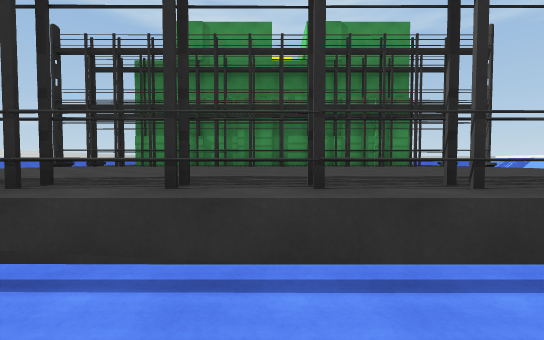
View 1 (above)

24 first-person views from a walk through a 3-D level made in the Unity game engine. The camera is 1.3 m above the floor, tilts 2° down and sees 90° across. The floor is counted in squares, 2 m on a side. Each view is taken from the middle of a square. On the plan, view 1 faces up. The plan holds only what a view shows up to about 9 squares ahead; the rest is blank. The place goes on beyond the plan. Surface patterns are stand-ins for the level's own textures.

View 2
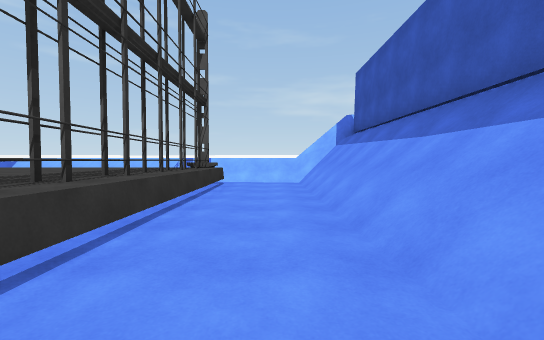

View 3
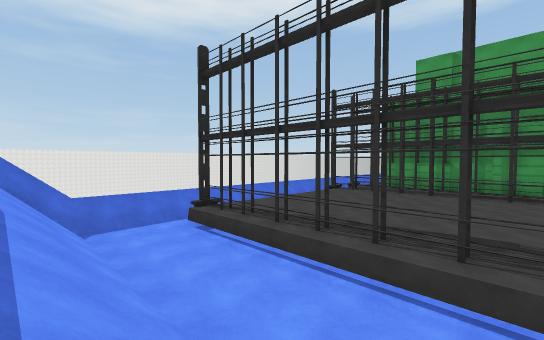

View 4
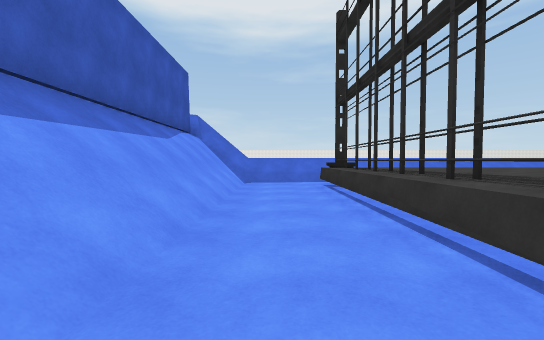

View 5
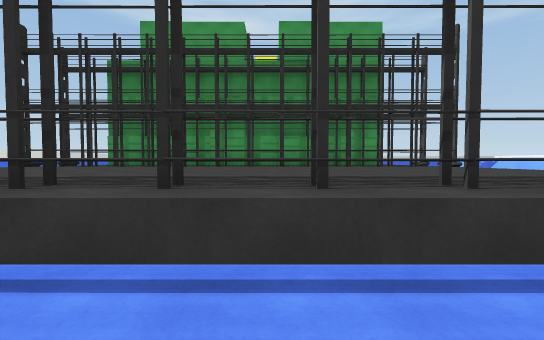

View 6
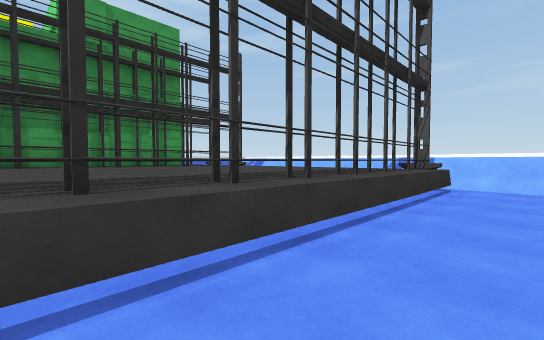

View 7
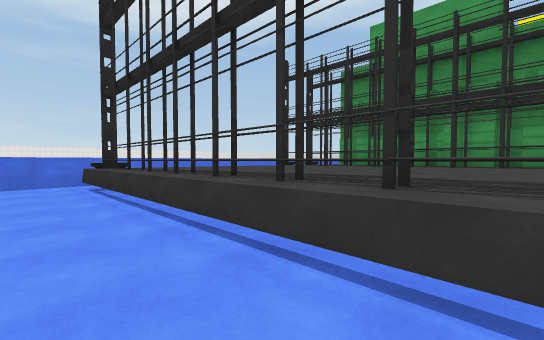

View 8
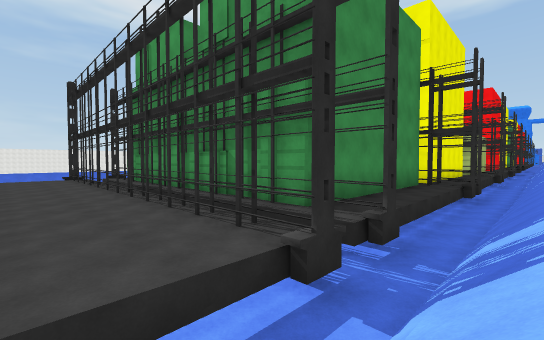

View 9
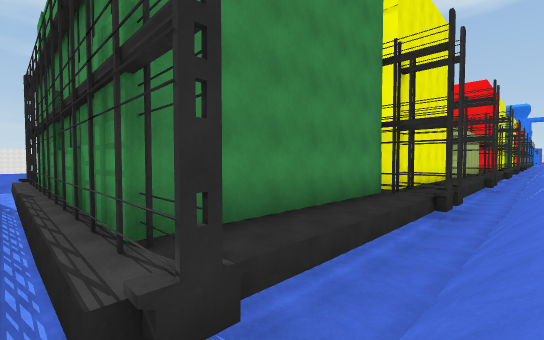

View 10
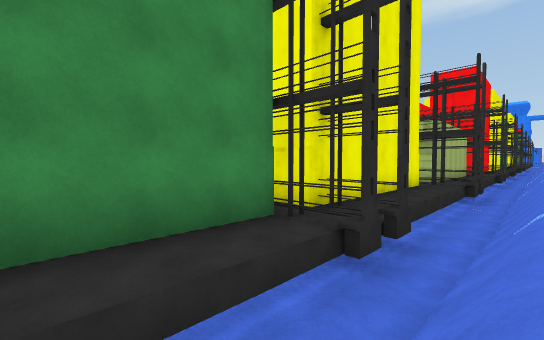

View 11
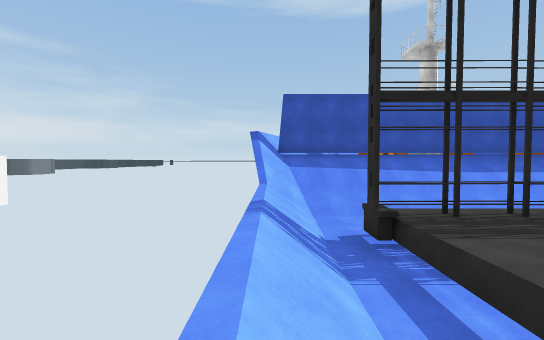

View 12
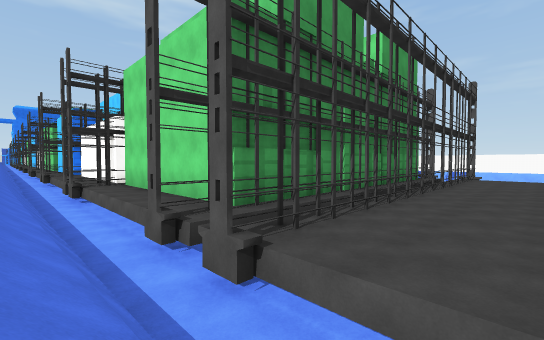

View 13
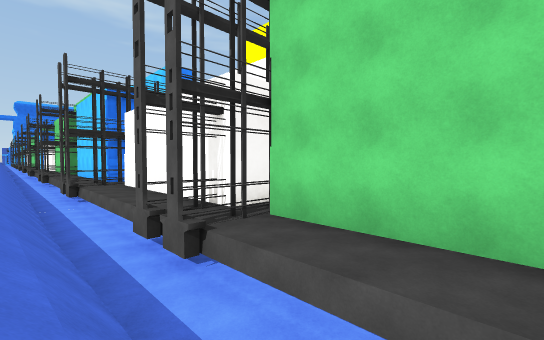

View 14
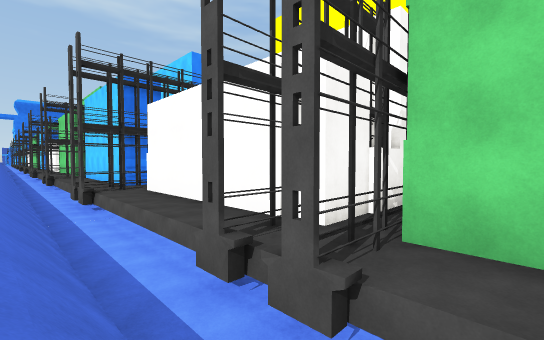

View 15
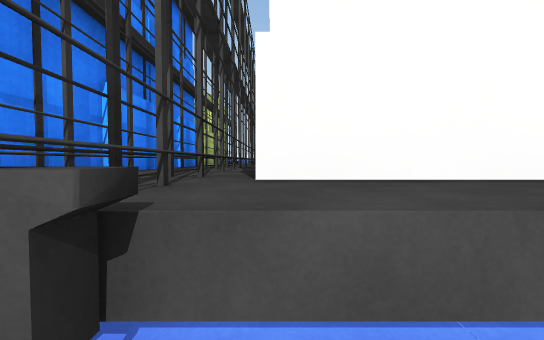

View 16
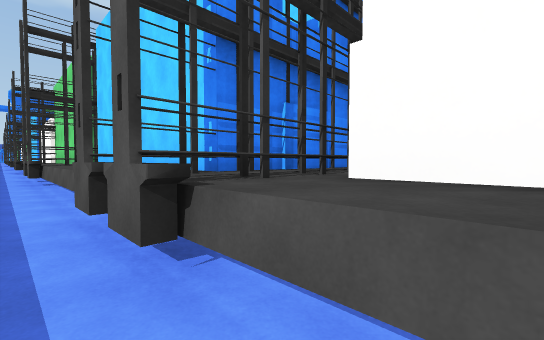

View 17
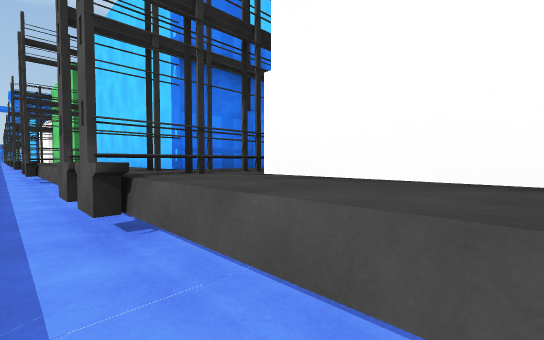

View 18
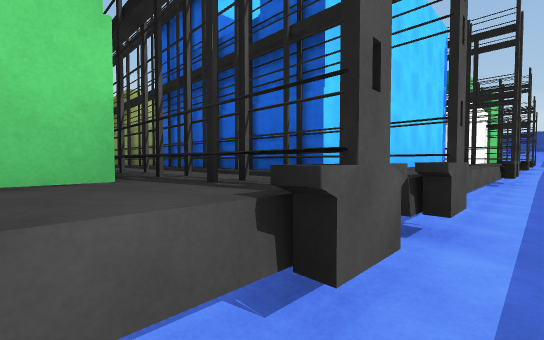

View 19
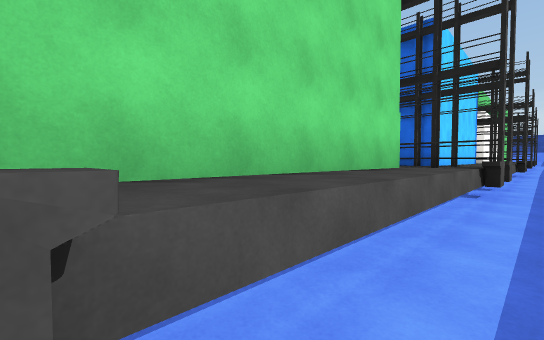

View 20
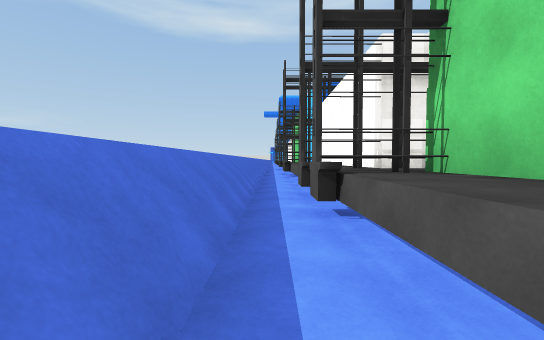

View 21
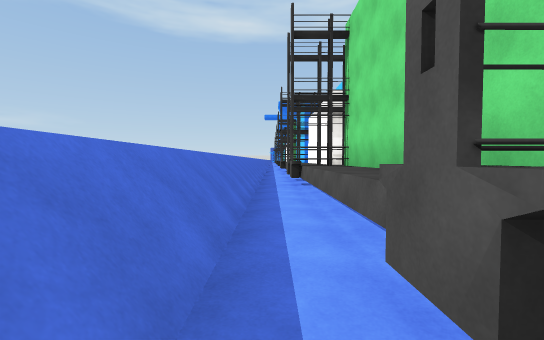

View 22
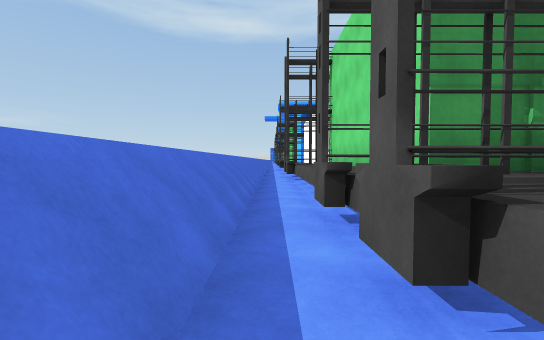

View 23
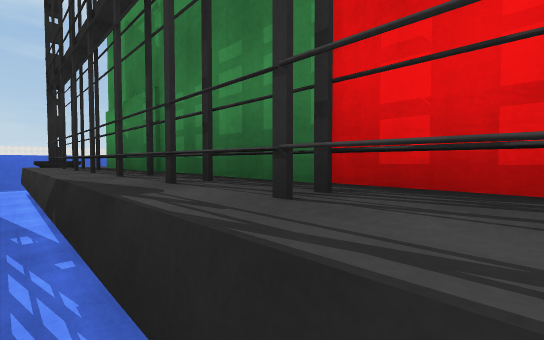

View 24
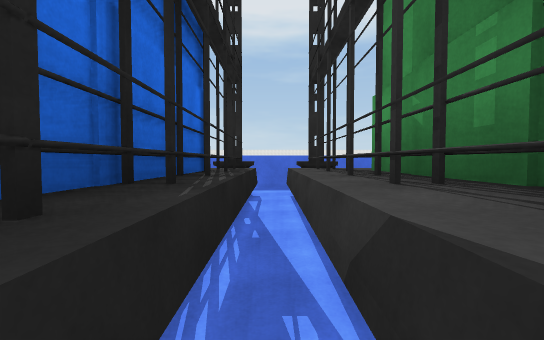

### Floor plan
Key: @ floor where view 1 was taken; # wall or solid block; . floor; / step, stairs or slope; = window, fence, low wall or low ledge; ^ raised ledge.
Columns run from 8 left of view 1 to 8 right of it. Each row starts with its distance up from view 1.
 41 #.###
 40 #...
 39 #.^#
 38 #.^^
 37 #.^^
 36 #.^^
 35 #.^^
 34 #.^^^^^ ^^
 33 #.#^^^^^^^
 32 #.........
 31 #.^#########
 30 #.^^
 29  .^^
 28  .^^
 27 #.^^
 26 #.^^
 25 #.#^^^^^^^^    .#
 24 #.########    #.#
 23 #.^^^^       ^^.#
 22 #.^^         ^^.#
 21 #.^^         ^^.#
 20 #.^^         ^^.#
 19 #.^^         ^^.#
 18 =.^^         ^^.=
 17 #.#####     ###.=
 16 /.^^^        ^^.=
 15 /.^^         ^^./
 14 /.^^         ^^./
 13 /.^^         ^^./
 12 /.^^         ^^./
 11 /.^^         ^^./
 10 /.###########^#./
  9 /.............../
  8 /.^^^^^^^^^^^^^./
  7 /.^^^^^^^^^^^^^./
  6 / ^^^^^^^^^^^^^ /
  5 / ^^^^^^^^^^^^^ /
  4 / ^^^^^^^^^^^^^./
  3 / ^^^^^^^^^^^^^./
  2 //#^^^^^^^^^^^#//
  1 //.............//
  0 //......@......//
 -1 /////////////////
 -2 /////////////////
 -3 #################

Positions as (right, up) in squares from view 1, and headings:
1: (0, 0), facing up
2: (-1, 0), facing right
3: (0, -2), facing up-left
4: (1, 0), facing left
5: (1, 0), facing up
6: (0, 0), facing up-right
7: (1, 0), facing up-left
8: (8, 6), facing up-left
9: (8, 9), facing up-left
10: (8, 13), facing up-left
11: (8, 6), facing down
12: (-8, 6), facing up-right
13: (-8, 13), facing up-right
14: (-8, 15), facing up-right
15: (-7, 23), facing right
16: (-7, 22), facing up-right
17: (-7, 21), facing up-right
18: (-7, 34), facing down-right
19: (-7, 39), facing down-right
20: (-7, 36), facing up
21: (-7, 32), facing up
22: (-7, 30), facing up
23: (1, 32), facing up-left
24: (-1, 32), facing left
